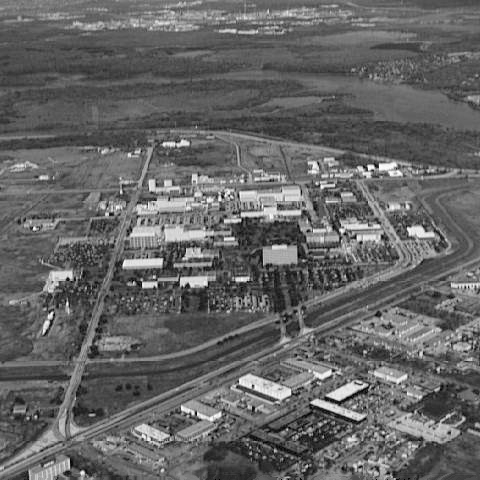
%> input picture Matlab/WienerFilterWithLMSE/Turb.tif, 480 x 480 px
$ octave Main_WNR.m   (GNU Octave 9; MATLAB toolbox functions it lacks are replaced by stand-ins)
%> lines starting %> are read from the running program, lines starting %| are printed output that depends on the picture
clear all
clc;

%***** Image Restoration Using Various Filters *****%

% Main function
function imageRestoration()
    % Inputs
    [P, K, D, n, inputImage] = getInputs();
    [rows, cols] = size(inputImage);
    imgFFT = fft2(inputImage);

    % Apply Atmospheric Turbulence
    [H, absH, conjH] = applyTurbulenceNoise(K, rows, cols);

    % Add Random Noise
    noise = 5 * randn(size(inputImage));
    noiseFreq = fft2(noise);

    % Corrupted Image
    corruptedFreq = fftshift(H) .* imgFFT + noiseFreq;
    corruptedImg = real(ifft2(corruptedFreq));

    % Restoration - Using Inverse Filter
    restoredInvFilt = restoreUsingInverseFilter(corruptedFreq, H);

    % Restoration - Using Inverse Filter and LowPass Filtering
    butterworthLPF = createButterworthLPF(rows, cols, n, D);
    restoredImg = restoreUsingLowPassFilter(corruptedFreq, butterworthLPF, H);

    % Restoration Using Wiener Filter and MSE
    restoredWiener = restoreUsingWienerFilter(corruptedFreq, conjH, absH, P);

    % Plotting
    displayImages(inputImage, corruptedImg, restoredInvFilt, restoredImg, restoredWiener, K, D, P);
end

% Function to get inputs from the user
function [P, K, D, n, inputImage] = getInputs()
    prompt = {'P:', 'K:', 'D:', 'n:'};
    dlgTitle = 'Input';
    numLines = 1;
    def = {'0.1', '0.0025', '50', '10'};
    answer = inputdlg(prompt, dlgTitle, numLines, def);
%> the answer given: 0.1, 0.0025, 50, 10
    P = str2double(answer{1});
    K = str2double(answer{2});
    D = str2double(answer{3});
    n = str2double(answer{4});
    inputImage = imread('Turb.tif');
%> inputImage is the input picture: size 480x480 uint8; min 0, max 254, mean 101.2
%> in imageRestoration, `[P, K, D, n, inputImage] = getInputs();`: P = 0.1; K = 0.0025; D = 50; n = 10
end

% Function to apply atmospheric turbulence noise
function [H, absH, conjH] = applyTurbulenceNoise(K, rows, cols)
%> called with K = 0.0025, rows = 480, cols = 480
    H = zeros(rows, cols);
    for i = 1:rows
        for j = 1:cols
            D = ((i - floor(rows / 2) - 1) ^ 2 + (j - floor(cols / 2) - 1) ^ 2) ^ (5 / 6);
            H(i, j) = exp(-K * D);
        end
    end
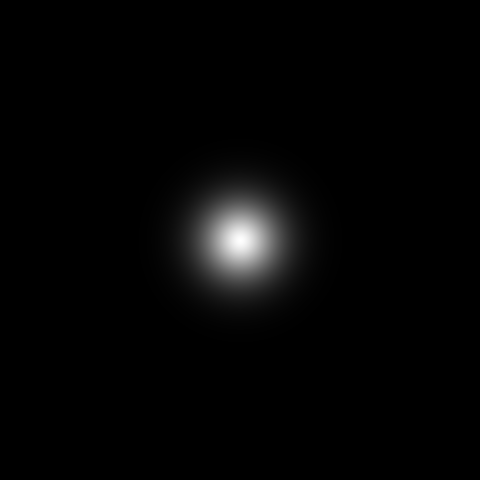
%> H: size 480x480 double; min 1.17e-18, max 1, mean 0.0199
    absH = abs(fftshift(H));
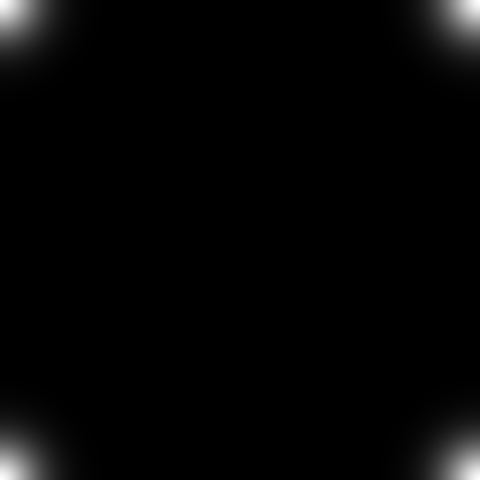
%> absH: size 480x480 double; min 1.17e-18, max 1, mean 0.0199; mean of the top-left, top-right, bottom-left and bottom-right quarters 0.0205, 0.0199, 0.0199, 0.0194
%> in imageRestoration, `corruptedImg = real(ifft2(corruptedFreq));`:
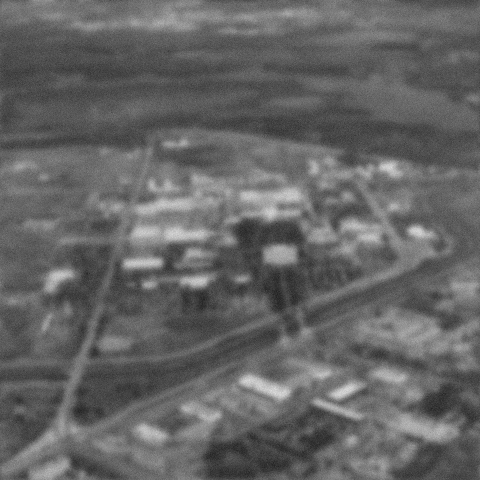
%> corruptedImg: size 480x480 double; min 34.79, max 221.9, mean 101.2
    conjH = conj(fftshift(H));
end

% Function to restore image using inverse filter
function restoredImg = restoreUsingInverseFilter(corruptedFreq, H)
    finvFilt = corruptedFreq ./ fftshift(H);
    restoredImg = real(ifft2(finvFilt));
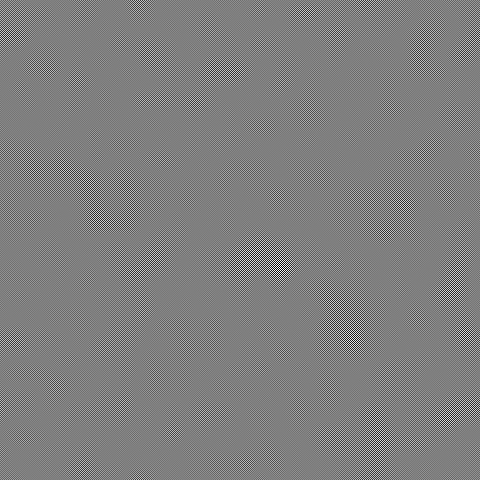
%> restoredImg: size 480x480 double; min -2.63e+17, max 2.63e+17, mean 101.3; drawn with min black and max white
end

% Function to create Butterworth Low Pass Filter
function butterworthLPF = createButterworthLPF(rows, cols, n, D0)
%> called with rows = 480, cols = 480, n = 10, D0 = 50
    butterworthLPF = zeros(rows, cols);
    for i = 1:rows
        for j = 1:cols
            D = sqrt((i - floor(rows / 2) - 1) ^ 2 + (j - floor(cols / 2) - 1) ^ 2);
            D = (D / D0) ^ (2 * n);
            butterworthLPF(i, j) = 1 / (1 + D);
        end
    end
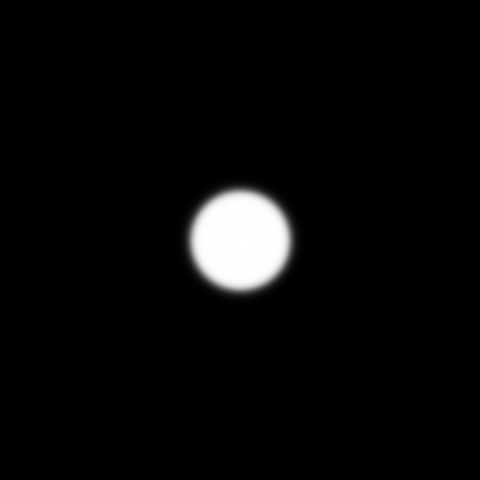
%> butterworthLPF: size 480x480 double; min 2.32e-17, max 1, mean 0.0347
end

% Function to restore image using low pass filter
function restoredImg = restoreUsingLowPassFilter(corruptedFreq, butterworthLPF, H)
    F = (corruptedFreq .* fftshift(butterworthLPF)) ./ fftshift(H);
    restoredImg = real(ifft2(F));
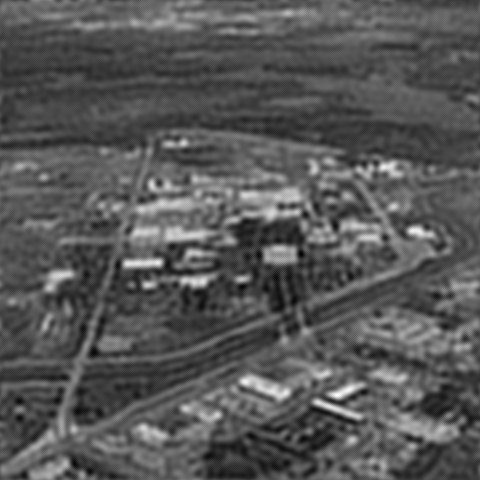
%> restoredImg: size 480x480 double; min 11.42, max 274, mean 101.2; drawn with min black and max white
end

% Function to restore image using Wiener filter
function restoredImg = restoreUsingWienerFilter(corruptedFreq, conjH, absH, P)
%> called with P = 0.1
    estimatedF = corruptedFreq .* (conjH ./ (absH .* absH + P));
    restoredImg = real(ifft2(estimatedF));
end

% Function to display images
function displayImages(inputImage, corruptedImg, restoredInvFilt, restoredImg, restoredWiener, K, D, P)
%> called with K = 0.0025, D = 50, P = 0.1
    figure,
    subplot(231), imshow(uint8(inputImage)), title('Main Image');
    subplot(233), imshow(uint8(corruptedImg), []), title(['Image + Noise and Severe Turbulence with K = ', num2str(K)]);
    subplot(234), imshow(uint8(restoredInvFilt), []), title('Restored Image Using Inverse Filter');
%> after `imshow(uint8(restoredInvFilt), [])`:
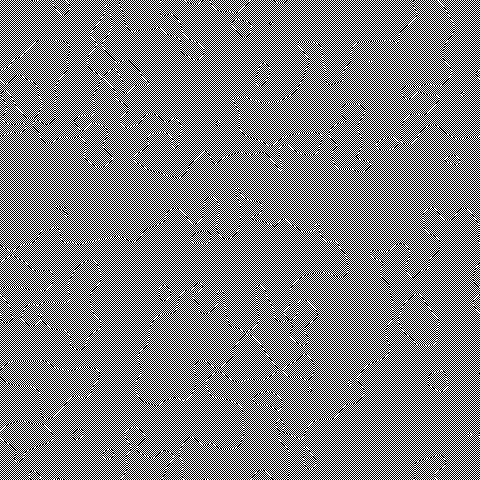
%> displayed picture: size 480x480, on the screen's scale of 0 to 255; 50% white in thin lines or dots
    subplot(235), imshow(uint8(restoredImg), []), title(['Restored Image & Applying Butterworth LPF with D0 = ', num2str(D)]);
    subplot(236), imshow(uint8(restoredWiener), []), title(['Restored Image Using Wiener Filter (MSE) with SNR = ', num2str(P)]);
end

% Call the main function
imageRestoration();
